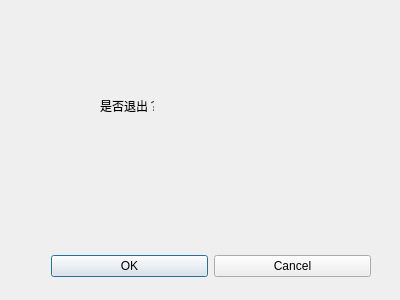
<?xml version="1.0" encoding="UTF-8"?>
<ui version="4.0">
 <class>Dialog</class>
 <widget class="QDialog" name="Dialog">
  <property name="windowModality">
   <enum>Qt::NonModal</enum>
  </property>
  <property name="geometry">
   <rect>
    <x>0</x>
    <y>0</y>
    <width>400</width>
    <height>300</height>
   </rect>
  </property>
  <property name="windowTitle">
   <string>Dialog</string>
  </property>
  <widget class="QWidget" name="layoutWidget">
   <property name="geometry">
    <rect>
     <x>20</x>
     <y>250</y>
     <width>351</width>
     <height>33</height>
    </rect>
   </property>
   <layout class="QHBoxLayout" name="hLayout">
    <property name="spacing">
     <number>6</number>
    </property>
    <property name="leftMargin">
     <number>0</number>
    </property>
    <property name="topMargin">
     <number>0</number>
    </property>
    <property name="rightMargin">
     <number>0</number>
    </property>
    <property name="bottomMargin">
     <number>0</number>
    </property>
    <item>
     <spacer name="spacer">
      <property name="orientation">
       <enum>Qt::Vertical</enum>
      </property>
      <property name="sizeHint" stdset="0">
       <size>
        <width>31</width>
        <height>131</height>
       </size>
      </property>
     </spacer>
    </item>
    <item>
     <widget class="QPushButton" name="okButton">
      <property name="text">
       <string>OK</string>
      </property>
     </widget>
    </item>
    <item>
     <widget class="QPushButton" name="cancelButton">
      <property name="text">
       <string>Cancel</string>
      </property>
     </widget>
    </item>
   </layout>
  </widget>
  <widget class="QLabel" name="label">
   <property name="geometry">
    <rect>
     <x>100</x>
     <y>100</y>
     <width>54</width>
     <height>12</height>
    </rect>
   </property>
   <property name="text">
    <string>是否退出？</string>
   </property>
  </widget>
 </widget>
 <resources/>
 <connections>
  <connection>
   <sender>okButton</sender>
   <signal>clicked()</signal>
   <receiver>Dialog</receiver>
   <slot>accept()</slot>
   <hints>
    <hint type="sourcelabel">
     <x>278</x>
     <y>253</y>
    </hint>
    <hint type="destinationlabel">
     <x>96</x>
     <y>254</y>
    </hint>
   </hints>
  </connection>
  <connection>
   <sender>cancelButton</sender>
   <signal>clicked()</signal>
   <receiver>Dialog</receiver>
   <slot>reject()</slot>
   <hints>
    <hint type="sourcelabel">
     <x>369</x>
     <y>253</y>
    </hint>
    <hint type="destinationlabel">
     <x>179</x>
     <y>282</y>
    </hint>
   </hints>
  </connection>
 </connections>
</ui>
